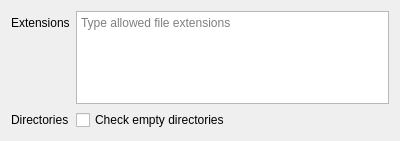
<?xml version="1.0" encoding="UTF-8"?>
<ui version="4.0">
 <class>ObjectsPage</class>
 <widget class="QWizardPage" name="ObjectsPage">
  <property name="geometry">
   <rect>
    <x>0</x>
    <y>0</y>
    <width>400</width>
    <height>141</height>
   </rect>
  </property>
  <property name="windowTitle">
   <string>Filesystem options</string>
  </property>
  <property name="windowIcon">
   <iconset theme="preferences-system">
    <normaloff>.</normaloff>.</iconset>
  </property>
  <property name="title">
   <string>Filesystem options</string>
  </property>
  <property name="subTitle">
   <string>Select filesystem validation options</string>
  </property>
  <attribute name="pageId">
   <string notr="true">1</string>
  </attribute>
  <layout class="QFormLayout" name="formLayout">
   <property name="fieldGrowthPolicy">
    <enum>QFormLayout::AllNonFixedFieldsGrow</enum>
   </property>
   <property name="rowWrapPolicy">
    <enum>QFormLayout::DontWrapRows</enum>
   </property>
   <property name="labelAlignment">
    <set>Qt::AlignLeading|Qt::AlignLeft|Qt::AlignVCenter</set>
   </property>
   <property name="formAlignment">
    <set>Qt::AlignLeading|Qt::AlignLeft|Qt::AlignTop</set>
   </property>
   <item row="0" column="0">
    <widget class="QLabel" name="extLabel">
     <property name="text">
      <string>Extensions</string>
     </property>
     <property name="buddy">
      <cstring>extEdit</cstring>
     </property>
    </widget>
   </item>
   <item row="0" column="1">
    <widget class="QPlainTextEdit" name="extEdit">
     <property name="placeholderText">
      <string>Type allowed file extensions</string>
     </property>
    </widget>
   </item>
   <item row="1" column="0">
    <widget class="QLabel" name="dirsLabel">
     <property name="text">
      <string>Directories</string>
     </property>
     <property name="buddy">
      <cstring>emptyCheck</cstring>
     </property>
    </widget>
   </item>
   <item row="1" column="1">
    <widget class="QCheckBox" name="emptyCheck">
     <property name="text">
      <string>Check empty directories</string>
     </property>
    </widget>
   </item>
  </layout>
 </widget>
 <tabstops>
  <tabstop>extEdit</tabstop>
  <tabstop>emptyCheck</tabstop>
 </tabstops>
 <resources/>
 <connections/>
</ui>
